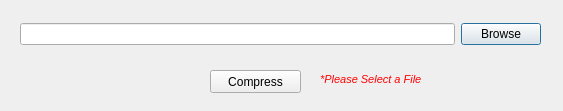
<?xml version="1.0" encoding="UTF-8"?>
<ui version="4.0">
 <class>Encoding</class>
 <widget class="QDialog" name="Encoding">
  <property name="geometry">
   <rect>
    <x>0</x>
    <y>0</y>
    <width>563</width>
    <height>111</height>
   </rect>
  </property>
  <property name="windowTitle">
   <string>Dialog</string>
  </property>
  <property name="windowIcon">
   <iconset resource="Res.qrc">
    <normaloff>:/images/icon.png</normaloff>:/images/icon.png</iconset>
  </property>
  <widget class="QWidget" name="layoutWidget">
   <property name="geometry">
    <rect>
     <x>20</x>
     <y>20</y>
     <width>521</width>
     <height>29</height>
    </rect>
   </property>
   <layout class="QHBoxLayout" name="horizontalLayout">
    <item>
     <widget class="QLineEdit" name="inputFile">
      <property name="text">
       <string/>
      </property>
     </widget>
    </item>
    <item>
     <widget class="QPushButton" name="browseButton">
      <property name="text">
       <string>Browse</string>
      </property>
     </widget>
    </item>
   </layout>
  </widget>
  <widget class="QPushButton" name="encodeButton">
   <property name="geometry">
    <rect>
     <x>210</x>
     <y>70</y>
     <width>91</width>
     <height>23</height>
    </rect>
   </property>
   <property name="text">
    <string>Compress</string>
   </property>
  </widget>
  <widget class="QLabel" name="warningText">
   <property name="geometry">
    <rect>
     <x>320</x>
     <y>70</y>
     <width>141</width>
     <height>20</height>
    </rect>
   </property>
   <property name="text">
    <string>&lt;!DOCTYPE HTML PUBLIC &quot;-//W3C//DTD HTML 4.0//EN&quot; &quot;http://www.w3.org/TR/REC-html40/strict.dtd&quot;&gt;
&lt;html&gt;&lt;head&gt;&lt;meta name=&quot;qrichtext&quot; content=&quot;1&quot; /&gt;&lt;style type=&quot;text/css&quot;&gt;
p, li { white-space: pre-wrap; }
&lt;/style&gt;&lt;/head&gt;&lt;body style=&quot; font-family:'MS Shell Dlg 2'; font-size:8.25pt; font-weight:400; font-style:normal;&quot;&gt;
&lt;p style=&quot; margin-top:0px; margin-bottom:0px; margin-left:0px; margin-right:0px; -qt-block-indent:0; text-indent:0px;&quot;&gt;&lt;span style=&quot; font-size:8pt; font-style:italic; color:#ff0000;&quot;&gt;*Please Select a File&lt;/span&gt;&lt;/p&gt;&lt;/body&gt;&lt;/html&gt;</string>
   </property>
  </widget>
 </widget>
 <resources>
  <include location="Res.qrc"/>
 </resources>
 <connections/>
</ui>
